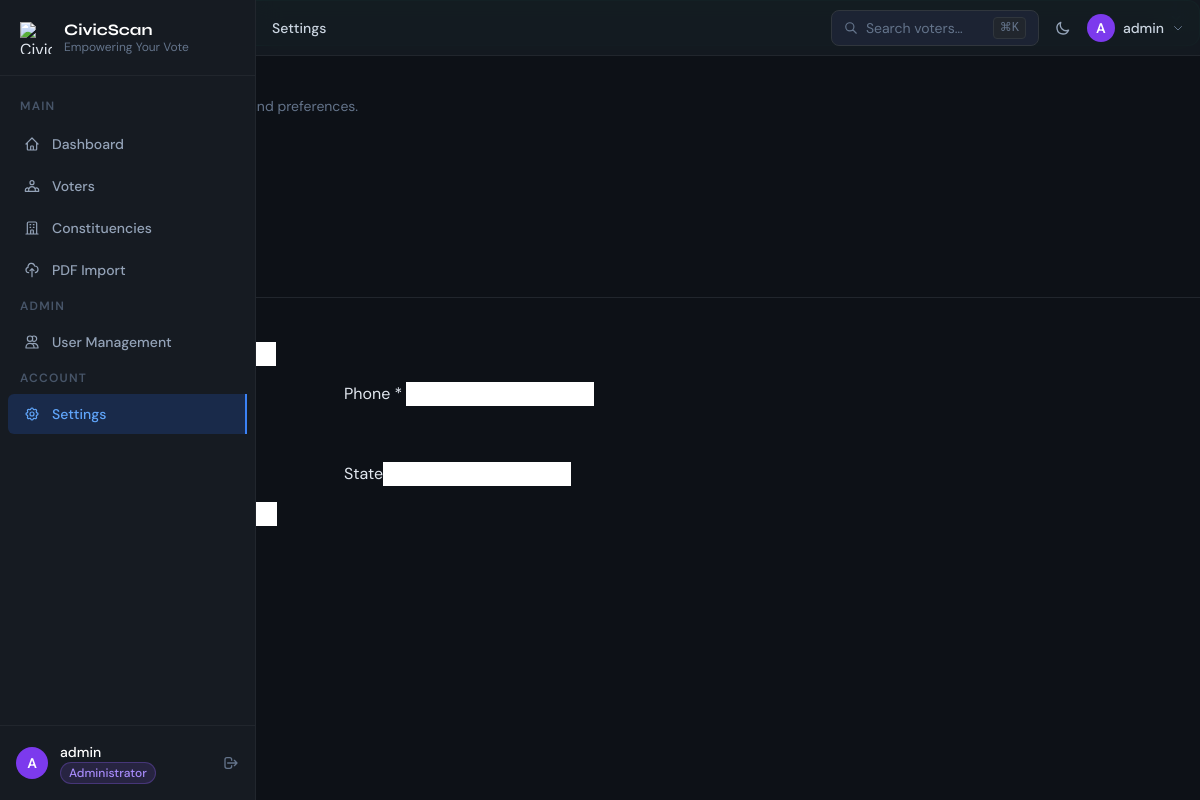
Before: /modules/settings/index.php (signed in) with the older database file.
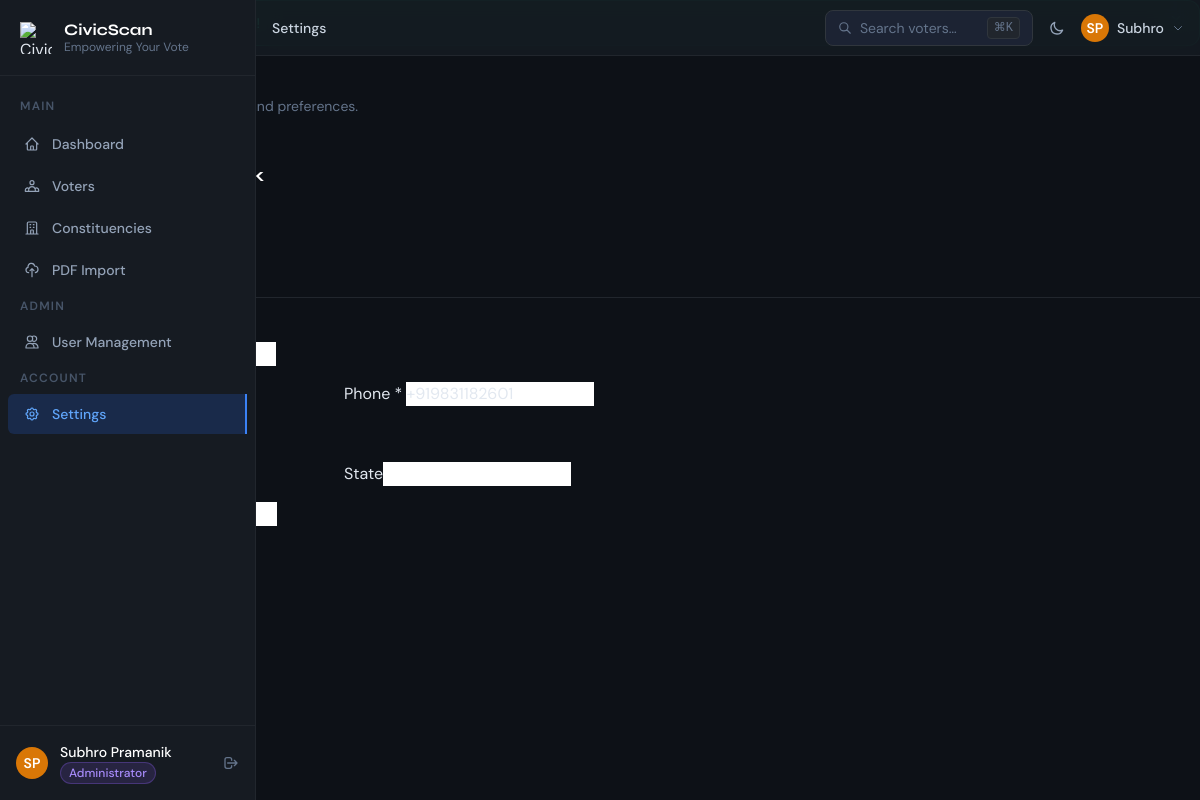
After: the same page with the newer database file.
### tables this page shows
CREATE TABLE IF NOT EXISTS `users` (
  `id` BIGINT UNSIGNED NOT NULL AUTO_INCREMENT,
  `role` ENUM('administrator', 'moderator') NOT NULL,
  `name` VARCHAR(150) NOT NULL,
  `email` VARCHAR(191) NOT NULL,
  `phone` VARCHAR(20) NOT NULL,
  `password_hash` VARCHAR(255) NOT NULL,
  `profile_image_path` VARCHAR(255) NULL,
  `address_line_1` VARCHAR(255) NULL,
  `address_line_2` VARCHAR(255) NULL,
  `city` VARCHAR(100) NULL,
  `state` VARCHAR(100) NULL,
  `postal_code` VARCHAR(20) NULL,
  `theme_preference` ENUM('dark', 'light', 'system') NOT NULL DEFAULT 'dark',
  `status` ENUM('active', 'inactive') NOT NULL DEFAULT 'active',
  `email_verified_at` DATETIME NULL,
  `last_login_at` DATETIME NULL,
  `last_password_changed_at` DATETIME NULL,
  `created_by` BIGINT UNSIGNED NULL,
  `updated_by` BIGINT UNSIGNED NULL,
  `deleted_by` BIGINT UNSIGNED NULL,
  `created_at` DATETIME NOT NULL DEFAULT CURRENT_TIMESTAMP,
  `updated_at` DATETIME NOT NULL DEFAULT CURRENT_TIMESTAMP ON UPDATE CURRENT_TIMESTAMP,
  `deleted_at` DATETIME NULL,
  PRIMARY KEY (`id`),
  UNIQUE KEY `uq_users_email` (`email`),
  UNIQUE KEY `uq_users_phone` (`phone`),
  KEY `idx_users_role` (`role`),
  KEY `idx_users_status` (`status`),
  KEY `idx_users_name` (`name`),
  KEY `idx_users_created_by` (`created_by`),
  KEY `idx_users_updated_by` (`updated_by`),
  KEY `idx_users_deleted_by` (`deleted_by`),
  CONSTRAINT `fk_users_created_by` FOREIGN KEY (`created_by`) REFERENCES `users` (`id`) ON DELETE SET NULL ON UPDATE CASCADE,
  CONSTRAINT `fk_users_updated_by` FOREIGN KEY (`updated_by`) REFERENCES `users` (`id`) ON DELETE SET NULL ON UPDATE CASCADE,
  CONSTRAINT `fk_users_deleted_by` FOREIGN KEY (`deleted_by`) REFERENCES `users` (`id`) ON DELETE SET NULL ON UPDATE CASCADE
);

### includes/auth.php (called while the page is built, shortened)
<?php
function current_user(): ?array {
    return $_SESSION['auth_user'] ?? null;
}

### includes/db.php (called while the page is built, shortened)
<?php
class DB {
    private static ?PDO $instance = null;
    public static function conn(): PDO {
        if (self::$instance === null) {
            $dsn = sprintf(
                'mysql:host=%s;port=%s;dbname=%s;charset=%s',
                DB_HOST, DB_PORT, DB_NAME, DB_CHARSET
            );
            try {
                self::$instance = new PDO($dsn, DB_USER, DB_PASS, [
                    PDO::ATTR_ERRMODE            => PDO::ERRMODE_EXCEPTION,
                    PDO::ATTR_DEFAULT_FETCH_MODE => PDO::FETCH_ASSOC,
                    PDO::ATTR_EMULATE_PREPARES   => false,
                ]);
            } catch (PDOException $e) {
                http_response_code(500);
                die(json_encode(['error' => 'Database connection failed.']));
            }
        }
        return self::$instance;
    }
}
function db_query(string $sql, array $params = []): PDOStatement {
    $stmt = DB::conn()->prepare($sql);
    $stmt->execute($params);
    return $stmt;
}
function db_row(string $sql, array $params = []): ?array {
    $row = db_query($sql, $params)->fetch();
    return $row ?: null;
}

### modules/settings/index.php (the view, shortened to what the rows shown need)
<?php
require_once __DIR__ . '/../../includes/db.php';
require_once __DIR__ . '/../../includes/auth.php';
require_once __DIR__ . '/../../includes/functions.php';
$me          = current_user();
$userRecord  = db_row('SELECT * FROM users WHERE id = ?', [$me['id']]);
$errors      = [];
$activeTab   = 'profile';
?>
<?php include __DIR__ . '/../../includes/layout/head.php'; ?>
<div class="flex">
<?php include __DIR__ . '/../../includes/layout/sidebar.php'; ?>
<div class="page-main flex-1">
<?php include __DIR__ . '/../../includes/layout/topbar.php'; ?>
<main class="page-content">
<div class="mb-6">
  <h1 class="font-display font-bold text-xl text-white">Settings</h1>
</div>
<div id="pane-profile" class="<?= $activeTab!=='profile'?'hidden':'' ?>">
<form method="POST" class="max-w-2xl">
  <div class="card mb-5">
    <div class="card-header"><h2 class="font-display font-semibold text-white text-sm">Profile Information</h2></div>
    <div class="card-body grid sm:grid-cols-2 gap-4">
      <div class="form-group">
        <label class="form-label">Phone <span class="req">*</span></label>
        <input type="tel" name="phone" value="<?= h($userRecord['phone']) ?>" class="form-input <?= isset($errors['phone'])?'error':'' ?>">
      </div>
    </div>
  </div>
</form>
</div>
</main></div></div>
</body></html>

### includes/layout/sidebar.php (shortened to what the rows shown need)
<?php
$user    = current_user();
?>
<aside id="sidebar" class="fixed top-0 left-0 h-full w-64 bg-surface-800 border-r border-surface-600 flex flex-col z-30 transition-transform duration-300 lg:translate-x-0 -translate-x-full">
  <div class="border-t border-surface-600 p-4">
    <div class="flex items-center gap-3">
      <?= avatar($user, 'w-8 h-8 flex-shrink-0') ?>
      <div class="min-w-0 flex-1">
        <div class="text-sm font-medium text-white truncate"><?= h($user['name']) ?></div>
        <div class="text-xs text-slate-500 truncate"><?= role_badge($user['role']) ?></div>
      </div>
      <a href="<?= APP_URL ?>/modules/auth/logout" title="Logout" class="text-slate-500 hover:text-red-400 transition-colors ml-auto">
        <svg class="w-4 h-4" fill="none" stroke="currentColor" viewBox="0 0 24 24"><path stroke-linecap="round" stroke-linejoin="round" stroke-width="2" d="M17 16l4-4m0 0l-4-4m4 4H7m6 4v1a3 3 0 01-3 3H6a3 3 0 01-3-3V7a3 3 0 013-3h4a3 3 0 013 3v1"/></svg>
      </a>
    </div>
  </div>
</aside>

### includes/functions.php (shortened to what the rows shown need)
<?php
function h(mixed $v): string {
    return htmlspecialchars((string)$v, ENT_QUOTES | ENT_SUBSTITUTE, 'UTF-8');
}
function initials(string $name): string {
    $parts = array_filter(explode(' ', $name));
    $i = '';
    foreach (array_slice($parts, 0, 2) as $p) {
        $i .= mb_strtoupper(mb_substr($p, 0, 1));
    }
    return $i;
}
function role_badge(string $role): string {
    $cls = $role === 'administrator'
        ? 'bg-violet-500/15 text-violet-400 border border-violet-500/30'
        : 'bg-sky-500/15 text-sky-400 border border-sky-500/30';
    return "<span class=\"inline-flex items-center px-2 py-0.5 rounded-full text-xs font-medium {$cls}\">" . h(ucfirst($role)) . "</span>";
}
function avatar(array $user, string $size = 'w-9 h-9'): string {
    $bg = ['bg-blue-600','bg-violet-600','bg-emerald-600','bg-rose-600','bg-amber-600'];
    $c  = $bg[crc32($user['name']) % count($bg)];
    return "<div class=\"{$size} {$c} rounded-full flex items-center justify-center text-white font-semibold text-sm\">" . h(initials($user['name'])) . "</div>";
}

### includes/layout/topbar.php (shortened to what the rows shown need)
<?php
$user = current_user();
?>
<header class="fixed top-0 left-0 right-0 lg:left-64 h-14 bg-surface-800/80 backdrop-blur-md border-b border-surface-600 z-20 flex items-center px-4 gap-4">
  <div class="relative" x-data="{ open: false }">
    <button onclick="toggleUserMenu()" class="flex items-center gap-2 hover:opacity-80 transition-opacity">
      <?= avatar($user, 'w-7 h-7') ?>
      <span class="hidden sm:block text-sm text-slate-300 font-medium"><?= h(explode(' ', $user['name'])[0]) ?></span>
      <svg class="w-3 h-3 text-slate-500" fill="none" stroke="currentColor" viewBox="0 0 24 24"><path stroke-linecap="round" stroke-linejoin="round" stroke-width="2" d="M19 9l-7 7-7-7"/></svg>
    </button>
  </div>
</header>

Changed rows visible on the page:
changed users "Administrator": name "A A" → "SP SP"; name "admin" → "Subhro Pramanik"; name "admin" → "Subhro"; phone (not shown) → "+919831182601"
